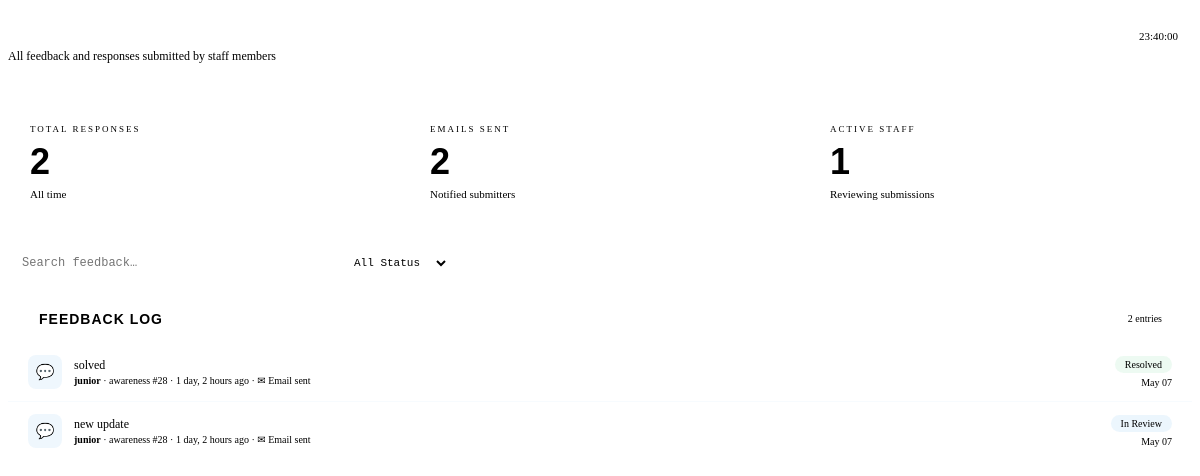
/admin-dashboard/staff-responses/ (signed in), run on the app's committed database.
### myapp/models.py (models this page shows, shortened)
class StaffFeedback(models.Model):
    staff      = models.ForeignKey(User, on_delete=models.SET_NULL, null=True, related_name='feedbacks_given')
    category   = models.CharField(max_length=50)   # matches CATEGORY_MAP slug
    post_id    = models.PositiveIntegerField()      # generic FK — works across all post models
    message    = models.TextField()
    new_status = models.CharField(max_length=20)
    email_sent = models.BooleanField(default=False)
    created_at = models.DateTimeField(auto_now_add=True)
    class Meta:
        verbose_name        = 'Staff Feedback'
        verbose_name_plural = 'Staff Feedback'
        ordering            = ['-created_at']

### myapp/views.py (the view)
# urls.py: path('admin-dashboard/staff-responses/', views.staff_responses_partial, name='staff_responses_partial'),
@login_required
@admin_required
def staff_responses_partial(request):
    ctx = _base_admin_ctx()
    ctx['recent_feedback']  = StaffFeedback.objects.select_related('staff').order_by('-created_at')[:50]
    ctx['total_feedback']   = StaffFeedback.objects.count()
    ctx['emails_sent']      = StaffFeedback.objects.filter(email_sent=True).count()
    return render(request, 'admin/partials/staff-responses.html', ctx)

### myapp/templates/admin/partials/staff-responses.html (shortened to what this page needs)
{% load static %}
<div class="topbar">
  <div>
    <div class="page-title">Staff Responses</div>
    <div class="page-sub">All feedback and responses submitted by staff members</div>
  </div>
  <div class="topbar-right">
    <div class="time-badge"><span class="status-dot"></span><span id="sr-clock">—</span></div>
  </div>
</div>
<div class="stat-row cols-3" style="margin-bottom:28px;">
  <div class="stat-box blue" style="animation-delay:.05s">
    <div class="stat-box-label">Total Responses</div>
    <div class="stat-box-val">{{ total_feedback|default:"0" }}</div>
    <div class="stat-box-sub">All time</div>
  </div>
  <div class="stat-box green" style="animation-delay:.1s">
    <div class="stat-box-label">Emails Sent</div>
    <div class="stat-box-val">{{ emails_sent|default:"0" }}</div>
    <div class="stat-box-sub">Notified submitters</div>
  </div>
  <div class="stat-box purple" style="animation-delay:.15s">
    <div class="stat-box-label">Active Staff</div>
    <div class="stat-box-val">{{ staff_count|default:"0" }}</div>
    <div class="stat-box-sub">Reviewing submissions</div>
  </div>
</div>
<div class="filter-bar" style="margin-bottom:16px;">
  <input class="filter-input" id="sr-search" type="text" placeholder="Search feedback…" style="flex:1;max-width:320px;">
  <select class="filter-select" id="sr-status" onchange="srFilter()">
    <option value="">All Status</option>
  </select>
</div>
<div class="p-card" style="animation-delay:.2s;">
  <div class="p-card-head">
    <div class="section-title">Feedback Log</div>
    <div class="section-count">{{ recent_feedback|length }} entries</div>
  </div>
  <div id="sr-list">
    {% for fb in recent_feedback %}
    <div class="sub-row" data-status="{{ fb.new_status }}">
      <div class="sub-icon" style="background:rgba(99,179,237,.1);color:var(--accent);">💬</div>
      <div class="sub-info">
        <div class="sub-title">{{ fb.message|truncatechars:80|default:"No message" }}</div>
        <div class="sub-meta">
          <strong>{{ fb.staff.username }}</strong> · {{ fb.category }} #{{ fb.post_id }} · {{ fb.created_at|timesince }} ago
          {% if fb.email_sent %} · <span style="color:var(--accent3);">✉ Email sent</span>{% endif %}
        </div>
      </div>
      <div class="sub-right">
        {% if fb.new_status == 'resolved' %}<span class="badge resolved">Resolved</span>
        {% elif fb.new_status == 'in_review' %}<span class="badge review">In Review</span>
        {% elif fb.new_status == 'rejected' %}<span class="badge rejected">Rejected</span>
        {% else %}<span class="badge pending">Pending</span>{% endif %}
        <span style="font-size:10px;color:var(--muted);">{{ fb.created_at|date:"M d" }}</span>
      </div>
    </div>
    {% empty %}
    <div class="empty-state">
      <div class="empty-icon">💬</div>
      <div class="empty-title">No Responses Yet</div>
      <div class="empty-desc">Staff feedback will appear here once staff members begin reviewing submissions.</div>
    </div>
    {% endfor %}
  </div>
</div>

### myapp/templates/admin/partials/_shared_styles.html (style rules this page uses)
.topbar { display:flex; align-items:center; justify-content:space-between; margin-bottom:40px; }
.page-title { font-family:'Syne',sans-serif; font-weight:800; font-size:32px; letter-spacing:-1px; background:linear-gradient(135deg,var(--text),var(--accent)); -webkit-background-clip:text; -webkit-text-fill-color:transparent; background-clip:text; }
.page-sub { font-size:12px; color:var(--muted2); margin-top:4px; }
.topbar-right { display:flex; align-items:center; gap:12px; }
.time-badge { font-size:11px; color:var(--muted2); background:var(--surface2); border:1px solid var(--border); padding:6px 14px; border-radius:20px; }
.status-dot { width:8px; height:8px; background:var(--accent3); border-radius:50%; display:inline-block; margin-right:6px; animation:pulse-green 2s infinite; }
.section-title { font-family:'Syne',sans-serif; font-weight:700; font-size:14px; letter-spacing:1px; text-transform:uppercase; color:var(--text); display:flex; align-items:center; gap:8px; }
.section-title::before { content:''; width:3px; height:16px; background:var(--accent); border-radius:2px; }
.section-count { font-size:10px; color:var(--muted2); background:var(--surface2); border:1px solid var(--border); padding:3px 10px; border-radius:20px; }
.p-card { background:var(--surface); border:1px solid var(--border); border-radius:16px; overflow:hidden; margin-bottom:24px; animation:fadeUp .4s ease both; }
.p-card-head { padding:16px 20px; border-bottom:1px solid var(--border); background:var(--surface2); display:flex; align-items:center; justify-content:space-between; }
.badge { font-size:10px; padding:3px 10px; border-radius:20px; font-weight:500; }
.badge.resolved { background:rgba(104,211,145,.12); color:var(--accent3); }
.badge.review { background:rgba(99,179,237,.12); color:var(--accent); }
.stat-row { display:grid; gap:16px; margin-bottom:24px; }
.stat-row.cols-3 { grid-template-columns:repeat(3,1fr); }
.stat-box { background:var(--surface); border:1px solid var(--border); border-radius:14px; padding:20px 22px; position:relative; overflow:hidden; animation:fadeUp .4s ease both; }
.stat-box::before { content:''; position:absolute; top:0; left:0; right:0; height:2px; border-radius:14px 14px 0 0; }
.stat-box.blue::before { background:linear-gradient(90deg,var(--accent),transparent); }
.stat-box.green::before { background:linear-gradient(90deg,var(--accent3),transparent); }
.stat-box.purple::before { background:linear-gradient(90deg,var(--accent5),transparent); }
.stat-box-label { font-size:9px; letter-spacing:2px; text-transform:uppercase; color:var(--muted2); margin-bottom:10px; }
.stat-box-val { font-family:'Syne',sans-serif; font-weight:800; font-size:36px; letter-spacing:-2px; line-height:1; }
.stat-box.blue .stat-box-val { color:var(--accent); }
.stat-box.green .stat-box-val { color:var(--accent3); }
.stat-box.purple .stat-box-val { color:var(--accent5); }
.stat-box-sub { font-size:11px; color:var(--muted2); margin-top:8px; }
.sub-row { display:flex; align-items:center; gap:12px; padding:12px 20px; border-bottom:1px solid rgba(99,179,237,.05); transition:background .15s; cursor:pointer; }
.sub-row:last-child { border-bottom:none; }
.sub-icon { width:34px; height:34px; border-radius:8px; display:flex; align-items:center; justify-content:center; font-size:15px; flex-shrink:0; }
.sub-info { flex:1; min-width:0; }
.sub-title { font-size:12px; color:var(--text); overflow:hidden; text-overflow:ellipsis; white-space:nowrap; }
.sub-meta { font-size:10px; color:var(--muted2); margin-top:2px; }
.sub-right { display:flex; flex-direction:column; align-items:flex-end; gap:4px; }
.filter-bar { display:flex; align-items:center; gap:10px; margin-bottom:20px; flex-wrap:wrap; }
.filter-input { background:var(--surface2); border:1px solid var(--border); border-radius:8px; padding:8px 14px; font-size:12px; font-family:'DM Mono',monospace; color:var(--text); outline:none; transition:border-color .2s; }
.filter-select { background:var(--surface2); border:1px solid var(--border); border-radius:8px; padding:8px 12px; font-size:11px; font-family:'DM Mono',monospace; color:var(--muted2); outline:none; cursor:pointer; }

### data on the page
StaffFeedback: message "solved", staff.username "junior", category "awareness", post_id "28", created_at "1 day, 2 hours", email_sent "✉ Email sent", new_status "Resolved", created_at "May 07"
StaffFeedback: message "new update", staff.username "junior", category "awareness", post_id "28", created_at "1 day, 2 hours", email_sent "✉ Email sent", new_status "In Review", created_at "May 07"

### other printed values
{{ total_feedback|default:"0" }} "2"
{{ emails_sent|default:"0" }} "2"
{{ staff_count|default:"0" }} "1"
{{ recent_feedback|length }} "2"
